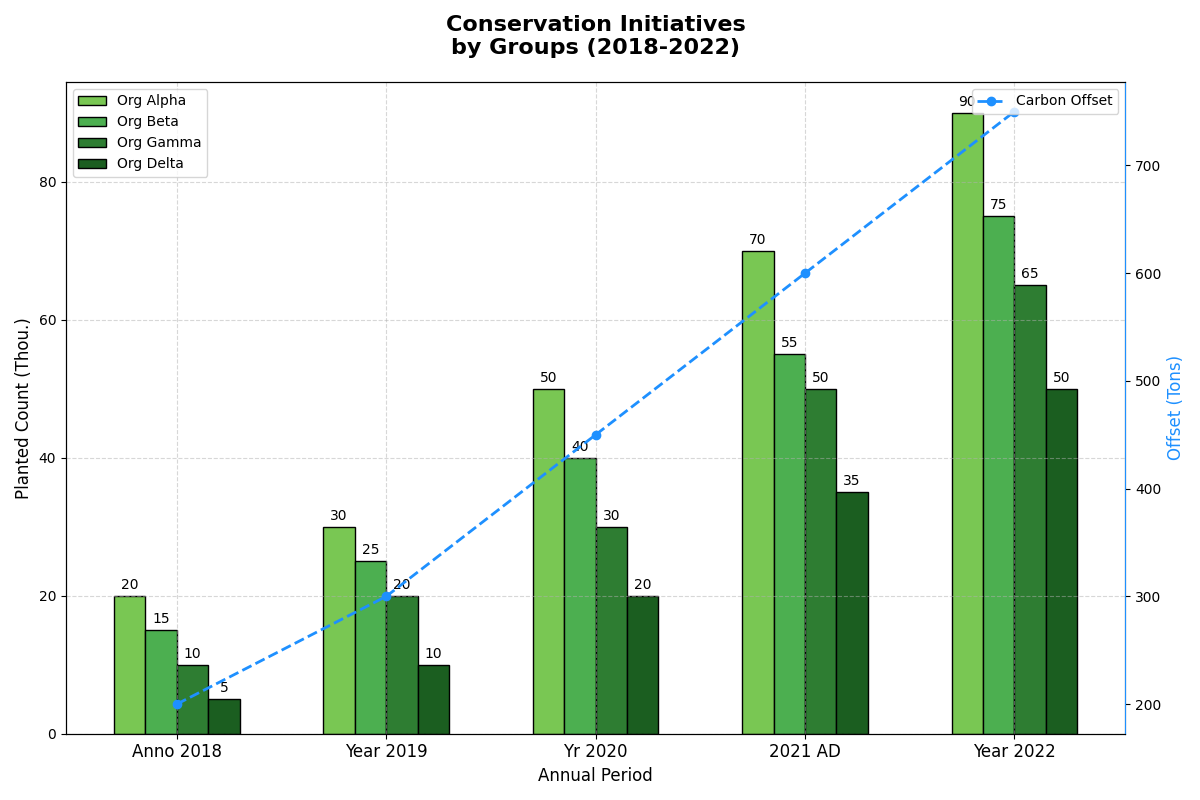

Source code (Python):
import matplotlib.pyplot as plt
import numpy as np

# Data for tree plantation activities (in thousands) for each organization over five years
years = ['Anno 2018', 'Year 2019', 'Yr 2020', '2021 AD', 'Year 2022']
org_A = np.array([20, 30, 50, 70, 90])
org_B = np.array([15, 25, 40, 55, 75])
org_C = np.array([10, 20, 30, 50, 65])
org_D = np.array([5, 10, 20, 35, 50]) 

# Data for impact in terms of carbon offset (in tonnes per year)
carbon_offset = np.array([200, 300, 450, 600, 750])

# Plotting the main bar chart
fig, ax1 = plt.subplots(figsize=(12, 8))

width = 0.15  
x = np.arange(len(years))

bar1 = ax1.bar(x - 1.5*width, org_A, width, label='Org Alpha', color='#79C753', edgecolor='black')
bar2 = ax1.bar(x - 0.5*width, org_B, width, label='Org Beta', color='#4CAF50', edgecolor='black')
bar3 = ax1.bar(x + 0.5*width, org_C, width, label='Org Gamma', color='#2E7D32', edgecolor='black')
bar4 = ax1.bar(x + 1.5*width, org_D, width, label='Org Delta', color='#1B5E20', edgecolor='black')

ax1.set_title('Conservation Initiatives\nby Groups (2018-2022)', fontsize=16, fontweight='bold', pad=20)
ax1.set_xlabel('Annual Period', fontsize=12)
ax1.set_ylabel('Planted Count (Thou.)', fontsize=12)
ax1.set_xticks(x)
ax1.set_xticklabels(years, fontsize=12)
ax1.legend(loc='upper left')
ax1.grid(visible=True, linestyle='--', alpha=0.5)

def add_labels(bars):
    for bar in bars:
        height = bar.get_height()
        ax1.annotate(f'{height}',
                     xy=(bar.get_x() + bar.get_width() / 2, height),
                     xytext=(0, 3),
                     textcoords="offset points",
                     ha='center', va='bottom')

add_labels(bar1)
add_labels(bar2)
add_labels(bar3)
add_labels(bar4)

# Adding a secondary y-axis for carbon offset impact
ax2 = ax1.twinx()
ax2.plot(years, carbon_offset, color='dodgerblue', marker='o', linestyle='--', linewidth=2, label='Carbon Offset')
ax2.set_ylabel('Offset (Tons)', fontsize=12, color='dodgerblue')
ax2.spines['right'].set_color('dodgerblue')

# Adding a legend for the secondary y-axis
ax2.legend(loc='upper right')

# Adjust layout to prevent overlap
plt.tight_layout()

# Show the plot
plt.show()
